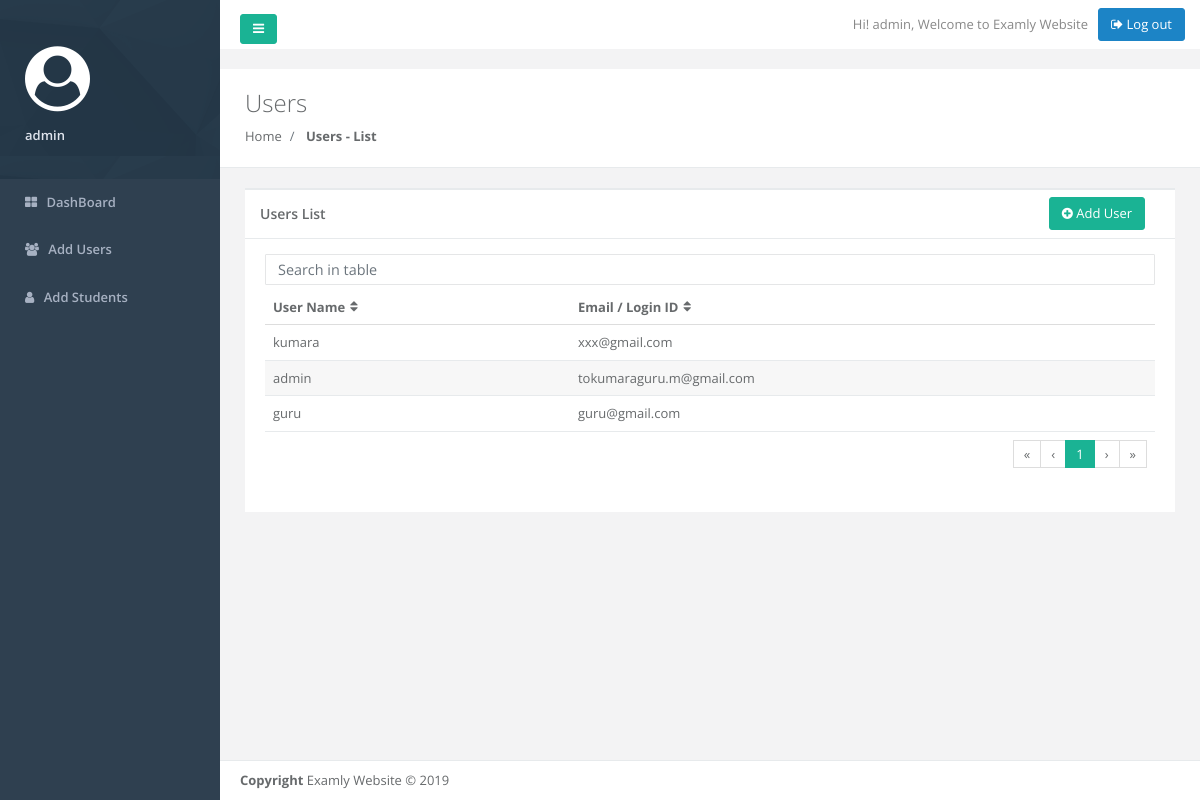
Page /users.php (signed in) on the committed database.
### tables this page shows
CREATE TABLE `user` (
  `id` int(11) NOT NULL,
  `username` varchar(100) NOT NULL,
  `email` varchar(50) NOT NULL,
  `password` varchar(500) NOT NULL,
  `active` int(100) NOT NULL,
  `session_in` int(100) NOT NULL,
  `current_time1` timestamp NOT NULL DEFAULT CURRENT_TIMESTAMP ON UPDATE CURRENT_TIMESTAMP
);

### session.php (called while the page is built, shortened)
<?php
   include('config.php');
   if (isset($_SESSION['login_user'])){
      $user_check = $_SESSION['login_user'];
   $ses_sql = mysqli_query($db,"SELECT * FROM user WHERE email= '$user_check' ") or die("Error: ".mysqli_error($db));
   $row = mysqli_fetch_array($ses_sql,MYSQLI_ASSOC);
   $usename = $row['username'];
   }
?>

### users.php (the view, shortened to what this page needs)
<?php
   include('include/header.php');
   if (isset($_SESSION['type1'])){
?>
<link href="css/plugins/footable/footable.core.css" rel="stylesheet">
<link href="css/plugins/datapicker/datepicker3.css" rel="stylesheet">
<div class="row wrapper border-bottom white-bg page-heading" style="margin-bottom: 10 px;">
   <div class="col-lg-10">
      <h2>Users</h2>
      <ol class="breadcrumb">
         <li class="breadcrumb-item">
            <a href="index.html">Home</a>
         </li>
         <li class="breadcrumb-item active">
            <strong>Users - List</strong>
         </li>
      </ol>
   </div>
</div>
<div class="wrapper wrapper-content animated fadeIn">
<div class="row">
	  <div class="col-lg-12">
      <div class="ibox ">
         <div class="ibox-title">
            <h5>Users List</h5>
            <div class="ibox-tools">
               <a class="btn btn-primary pull-right" data-toggle="modal" data-target="#myModal">
               <i class="fa fa-plus-circle" aria-hidden="true"></i> Add User
               </a>
            </div>
         </div>
         <div class="ibox-content">
            <input type="text" class="form-control form-control-sm m-b-xs" id="filter"
               placeholder="Search in table">
            <table class="footable table table-stripped" data-page-size="10" data-filter=#filter >
               <thead>
                  <tr>
                     <th>User Name</th>
                     <th>Email / Login ID</th>
                  </tr>
               </thead>
               <tbody>
      <?php
            $q = mysqli_query($db,"SELECT  * FROM user where active=1");
   if (mysqli_num_rows($q) > 0) {
	  $i=1;
       while($row = mysqli_fetch_assoc($q)) {
		   $u_id = $row['id'];
         ?>
                <tr>
                     <td ><input type="hidden" value="<?php echo $u_id  ?>" ><?php echo $row["username"]  ?></td>
                     <td><?php echo $row["email"];   ?></td>
                  </tr>
				   <?php
    $i++; }}
    else {
       echo "0 results";
   }
            ?>
                                </tbody>
               <tfoot>
                  <tr>
                     <td colspan="4">
                        <ul class="pagination float-right"></ul>
                     </td>
                  </tr>
               </tfoot>
            </table>
         </div>
      </div>
	  </div>
   </div>
</div>
<?php
}
   include_once('include/footer.php');
   ?>

### include/header.php (shortened to what this page needs)
<?php
include('session.php');
if (isset($_SESSION['type1'])){
?>
<!DOCTYPE html>
<html>
<head><meta http-equiv="Content-Type" content="text/html; charset=utf-8">
    <link href="css/bootstrap.min.css" rel="stylesheet">
    <link href="font-awesome/css/font-awesome.css" rel="stylesheet">
<link rel="stylesheet" href="//ajax.googleapis.com/ajax/libs/jqueryui/1.11.2/themes/smoothness/jquery-ui.css" />
    <link href="css/plugins/footable/footable.core.css" rel="stylesheet">
    <link href="css/plugins/toastr/toastr.min.css" rel="stylesheet">
     <link href="css/plugins/switchery/switchery.css" rel="stylesheet">
    <link href="js/plugins/gritter/jquery.gritter.css" rel="stylesheet">
    <link href="css/plugins/sweetalert/sweetalert.css" rel="stylesheet">
	<link href="css/plugins/chosen/bootstrap-chosen.css" rel="stylesheet">
    <link href="css/animate.css" rel="stylesheet">
    <link href="css/style.css" rel="stylesheet">
	<link href="css/local.css" rel="stylesheet">
</head>
<body>
    <div id="wrapper">
	<div id="myDIV">
    <nav class="navbar-default navbar-static-side" role="navigation">
        <div class="sidebar-collapse">
            <ul class="nav metismenu" id="side-menu" >
                <li class="nav-header" class="active">
                    <div class="dropdown profile-element">
					<h3 style="font-size: 65px; color: #fff;"><i class="fa fa-user-circle" aria-hidden="true"></i></h3>
                        <a data-toggle="dropdown" class="dropdown-toggle" href="#">
                            <span class="block m-t-xs font-bold"><?php echo $usename ?></span>
                        </a>
                    </div>
                </li>
				<li >
                    <a href="dashboard.php"><i class="fa fa-th-large"></i> <span class="nav-label">DashBoard</span></span></a>
				</li>
                <li >
                    <a href="users.php"><i class="fa fa-users"></i> <span class="nav-label">Add Users</span></span></a>
                </li>
                 <li >
                    <a href="student.php"><i class="fa fa-user"></i> <span class="nav-label">Add Students</span></span></a>
                </li>
            </ul>
        </div>
    </nav>
	</div>
        <div id="page-wrapper" class="gray-bg">
        <div class="row">
        <nav class="navbar navbar-static-top white-bg" role="navigation" style="margin-bottom: 20px">
        <div class="navbar-header">
            <a class="navbar-minimalize minimalize-styl-2 btn btn-primary " href="#"><i class="fa fa-bars"></i> </a>
        </div>
            <ul class="nav navbar-top-links navbar-right">
                <li>
                    <span class="m-r-sm text-muted welcome-message">Hi! <?php echo $usename ?>, Welcome to Examly Website</span>
                </li>
                <li>
				<form method="POST" action="logout.php">
                    <button class="btn btn-success" type="submit" name="logout">
                        <i class="fa fa-sign-out" ></i> Log out
                    </button>
			    </form>
                </li>
            </ul>
        </nav>
        </div>
    <?php }else{
        header("location:404.php");
    } ?>

### css/local.css (style rules this page uses)
.ibox-tools { display: block; float: none; margin-top: 0; position: absolute; top: -8px; right: 15px; padding: 0; text-align: right; }
td, th { font-size: 13px; }

### rows in the picture
user: username "admin", email "tokumaraguru.m@gmail.com"
user: username "kumara", email "xxx@gmail.com"
user: username "guru", email "guru@gmail.com"
